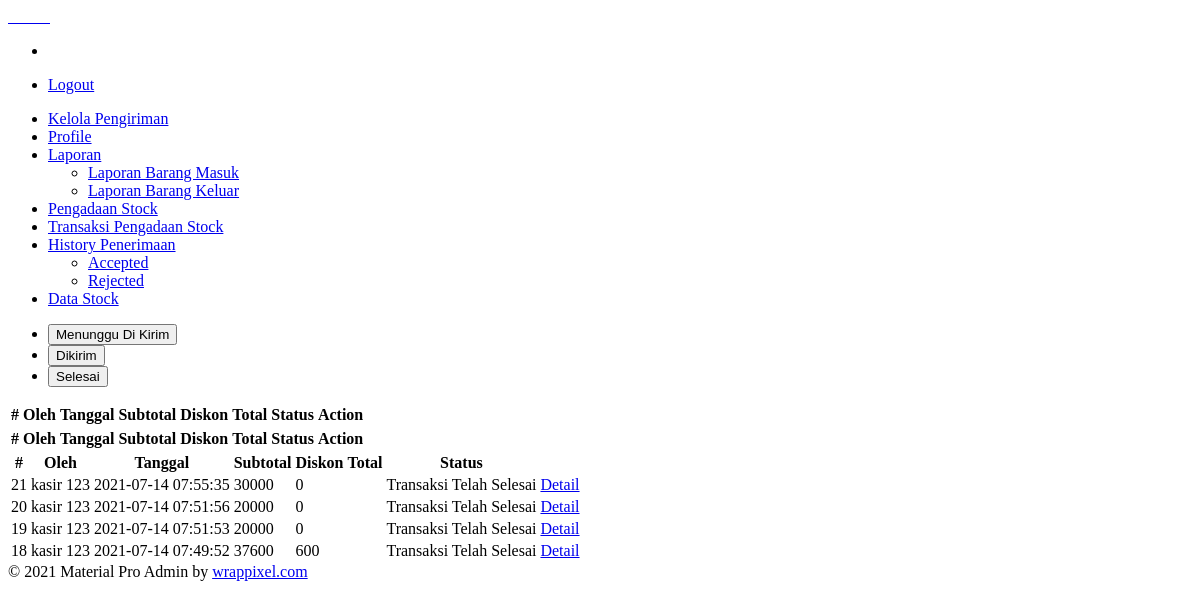
Page /gudang/index.php?page=transaksi (signed in) on the earlier database version.
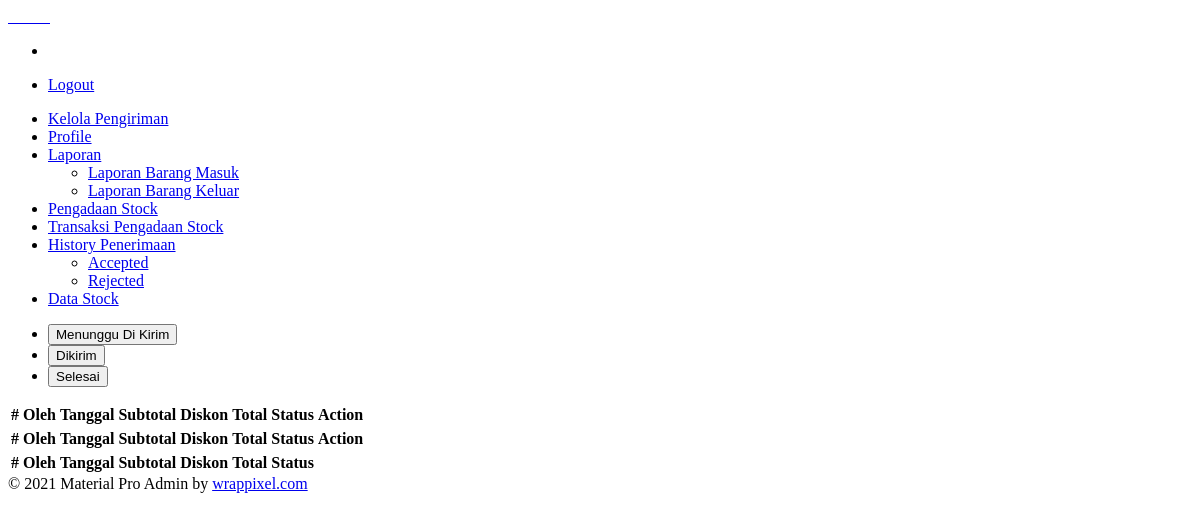
Same page on the later database version.
### tables this page shows
CREATE TABLE `tb_transaksi` (
  `Id_transaksi` int(11) NOT NULL,
  `Id_pelanggan` varchar(20) DEFAULT NULL,
  `Tanggal_transaksi` datetime DEFAULT CURRENT_TIMESTAMP,
  `diskon` double DEFAULT NULL,
  `subtotal` double DEFAULT NULL,
  `Total_bayar` varchar(20) DEFAULT NULL,
  `status` varchar(20) DEFAULT NULL,
  `order_by` varchar(40) DEFAULT NULL,
  `metode_bayar` varchar(40) DEFAULT NULL,
  `struk_gambar` varchar(100) DEFAULT NULL
);

### gudang/transaksi/index.php (the view, shortened to what this page needs)
<div class="card">
    <div class="card-body">
        <ul class="nav nav-tabs" id="myTab" role="tablist">
        <li class="nav-item" role="presentation">
            <button class="nav-link active" id="home-tab" data-bs-toggle="tab" data-bs-target="#home" type="button" role="tab" aria-controls="home" aria-selected="true">Menunggu Di Kirim</button>
        </li>
        <li class="nav-item" role="presentation">
            <button class="nav-link" id="profile-tab" data-bs-toggle="tab" data-bs-target="#profile" type="button" role="tab" aria-controls="profile" aria-selected="false">Dikirim</button>
        </li>
        <li class="nav-item" role="presentation">
            <button class="nav-link" id="contact-tab" data-bs-toggle="tab" data-bs-target="#contact" type="button" role="tab" aria-controls="contact" aria-selected="false">Selesai</button>
        </li>
        </ul>
        <div class="tab-content" id="myTabContent">
        <div class="tab-pane fade show active" id="home" role="tabpanel" aria-labelledby="profile-tab">
        <table class="table user-table">
            <thead>
                <tr>
                    <th class="border-top-0">#</th>
                    <th class="border-top-0">Oleh</th>
                    <th class="border-top-0">Tanggal</th>
                    <th class="border-top-0">Subtotal</th>
                    <th class="border-top-0">Diskon</th>
                    <th class="border-top-0">Total</th>
                    <th class="border-top-0">Status</th>
                    <th class="border-top-0">Action</th>
                </tr>
            </thead>
                <?php
                    $query="SELECT
                            T.Tanggal_transaksi AS date,T.Total_bayar,T.status,T.Id_transaksi,T.subtotal,T.diskon,
                            CONCAT(U.fname,' ',U.lname) AS oleh
                            FROM tb_transaksi T
                            LEFT JOIN users U ON U.unique_id=T.Id_pelanggan
                            ORDER BY T.Tanggal_transaksi DESC";
                            ?>
            </table>
        </div>
        <div class="tab-pane fade" id="profile" role="tabpanel" aria-labelledby="profile-tab">
        <table class="table user-table">
            <thead>
                <tr>
                    <th class="border-top-0">#</th>
                    <th class="border-top-0">Oleh</th>
                    <th class="border-top-0">Tanggal</th>
                    <th class="border-top-0">Subtotal</th>
                    <th class="border-top-0">Diskon</th>
                    <th class="border-top-0">Total</th>
                    <th class="border-top-0">Status</th>
                    <th class="border-top-0">Action</th>
                </tr>
            </thead>
            </table>
        </div>
        <div class="tab-pane fade" id="contact" role="tabpanel" aria-labelledby="contact-tab">
        <table class="table user-table">
            <thead>
                <tr>
                <th class="border-top-0">#</th>
                    <th class="border-top-0">Oleh</th>
                    <th class="border-top-0">Tanggal</th>
                    <th class="border-top-0">Subtotal</th>
                    <th class="border-top-0">Diskon</th>
                    <th class="border-top-0">Total</th>
                    <th class="border-top-0">Status</th>
                </tr>
            </thead>
            <tbody>
                <?php
                    $result=mysqli_query($conn,$query);
                    while($row=mysqli_fetch_assoc($result)){
                        if(($row['status']=='3' || $row['status']=='4') && $row['oleh'] !== NULL){?>
                            <tr>
                                <td><?php echo $row['Id_transaksi']?></td>
                                <td><?php echo $row['oleh'] ?></td>
                                <td><?php echo $row['date']?></td>
                                <td><?php echo $row['subtotal']?></td>
                                <td><?php echo $row['diskon']?></td>
                                <td><?php echo $row['Total_bayar'] ?></td>
                                <td><?php echo $row['status'] == '3' ? 'Menunggu Konfirmasi Pelanggan' : 'Transaksi Telah Selesai' ?></td>
                                <td>
                                <a class='btn btn-info' href="/ricemil/gudang/index.php?page=transaksi&modul=detail&id=<?php echo $row['Id_transaksi'] ?>">Detail</a>
                                </td>
                            </tr>
                <?php
                    }}
                ?>
            </tbody>
            </table>
        </div>
        </div>
    </div>
</div>

Differences in the rows shown:
no longer on this page (row edited): tb_transaksi: Id_transaksi "21", oleh "kasir 123", Tanggal_transaksi "2021-07-14 07:55:35", subtotal "30000", diskon "0", status "Transaksi Telah Selesai"
no longer on this page (row edited): tb_transaksi: Id_transaksi "20", oleh "kasir 123", Tanggal_transaksi "2021-07-14 07:51:56", subtotal "20000", diskon "0", status "Transaksi Telah Selesai"
no longer on this page (row edited): tb_transaksi: Id_transaksi "19", oleh "kasir 123", Tanggal_transaksi "2021-07-14 07:51:53", subtotal "20000", diskon "0", status "Transaksi Telah Selesai"
no longer on this page (row edited): tb_transaksi: Id_transaksi "18", oleh "kasir 123", Tanggal_transaksi "2021-07-14 07:49:52", subtotal "37600", diskon "600", status "Transaksi Telah Selesai"
